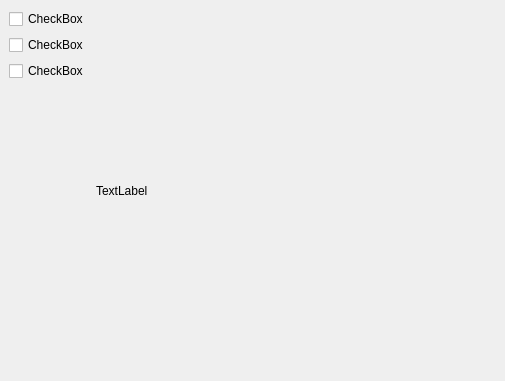
<?xml version="1.0" encoding="UTF-8"?>
<ui version="4.0">
 <class>MainWindow</class>
 <widget class="QMainWindow" name="MainWindow">
  <property name="geometry">
   <rect>
    <x>0</x>
    <y>0</y>
    <width>505</width>
    <height>381</height>
   </rect>
  </property>
  <property name="windowTitle">
   <string>MainWindow</string>
  </property>
  <widget class="QWidget" name="centralwidget">
   <layout class="QHBoxLayout" name="horizontalLayout_2">
    <item>
     <layout class="QHBoxLayout" name="horizontalLayout">
      <item>
       <layout class="QVBoxLayout" name="verticalLayout_2">
        <item>
         <widget class="QCheckBox" name="checkBox_2">
          <property name="text">
           <string>CheckBox</string>
          </property>
         </widget>
        </item>
        <item>
         <widget class="QCheckBox" name="checkBox">
          <property name="text">
           <string>CheckBox</string>
          </property>
         </widget>
        </item>
        <item>
         <widget class="QCheckBox" name="checkBox_3">
          <property name="text">
           <string>CheckBox</string>
          </property>
         </widget>
        </item>
        <item>
         <spacer name="verticalSpacer">
          <property name="orientation">
           <enum>Qt::Vertical</enum>
          </property>
          <property name="sizeHint" stdset="0">
           <size>
            <width>20</width>
            <height>40</height>
           </size>
          </property>
         </spacer>
        </item>
       </layout>
      </item>
      <item>
       <spacer name="horizontalSpacer">
        <property name="orientation">
         <enum>Qt::Horizontal</enum>
        </property>
        <property name="sizeType">
         <enum>QSizePolicy::Minimum</enum>
        </property>
       </spacer>
      </item>
      <item>
       <layout class="QVBoxLayout" name="verticalLayout">
        <item>
         <widget class="QLabel" name="label">
          <property name="sizePolicy">
           <sizepolicy hsizetype="MinimumExpanding" vsizetype="Preferred">
            <horstretch>0</horstretch>
            <verstretch>0</verstretch>
           </sizepolicy>
          </property>
          <property name="text">
           <string>TextLabel</string>
          </property>
         </widget>
        </item>
       </layout>
      </item>
     </layout>
    </item>
   </layout>
  </widget>
 </widget>
 <resources/>
 <connections/>
</ui>
